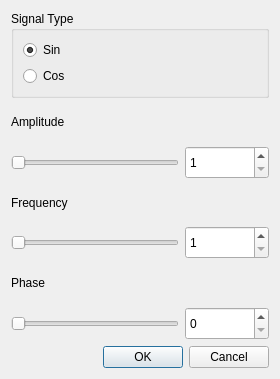
<?xml version="1.0" encoding="UTF-8"?>
<ui version="4.0">
 <class>AddSignalDialog</class>
 <widget class="QDialog" name="AddSignalDialog">
  <property name="geometry">
   <rect>
    <x>0</x>
    <y>0</y>
    <width>280</width>
    <height>379</height>
   </rect>
  </property>
  <property name="windowTitle">
   <string>Dialog</string>
  </property>
  <layout class="QGridLayout" name="gridLayout">
   <item row="0" column="0">
    <widget class="QGroupBox" name="groupBox">
     <property name="title">
      <string>Signal Type</string>
     </property>
     <layout class="QHBoxLayout" name="horizontalLayout_5">
      <item>
       <layout class="QVBoxLayout" name="verticalLayout_4">
        <item>
         <widget class="QRadioButton" name="radioButtonSin">
          <property name="text">
           <string>Sin</string>
          </property>
          <property name="checked">
           <bool>true</bool>
          </property>
         </widget>
        </item>
        <item>
         <widget class="QRadioButton" name="radioButtonCos">
          <property name="text">
           <string>Cos</string>
          </property>
         </widget>
        </item>
       </layout>
      </item>
     </layout>
    </widget>
   </item>
   <item row="1" column="0">
    <layout class="QVBoxLayout" name="verticalLayout">
     <item>
      <widget class="QLabel" name="AmplitudeLabel">
       <property name="text">
        <string>Amplitude</string>
       </property>
      </widget>
     </item>
     <item>
      <layout class="QHBoxLayout" name="horizontalLayout">
       <item>
        <widget class="QSlider" name="horizontalSliderAmplitude">
         <property name="minimum">
          <number>1</number>
         </property>
         <property name="maximum">
          <number>10</number>
         </property>
         <property name="orientation">
          <enum>Qt::Horizontal</enum>
         </property>
        </widget>
       </item>
       <item>
        <widget class="QSpinBox" name="spinBoxAmplitude">
         <property name="minimumSize">
          <size>
           <width>84</width>
           <height>0</height>
          </size>
         </property>
         <property name="maximumSize">
          <size>
           <width>57</width>
           <height>33</height>
          </size>
         </property>
         <property name="minimum">
          <number>1</number>
         </property>
         <property name="maximum">
          <number>10</number>
         </property>
        </widget>
       </item>
      </layout>
     </item>
    </layout>
   </item>
   <item row="2" column="0">
    <layout class="QVBoxLayout" name="verticalLayout_2">
     <item>
      <widget class="QLabel" name="FrequencyLabel">
       <property name="text">
        <string>Frequency</string>
       </property>
      </widget>
     </item>
     <item>
      <layout class="QHBoxLayout" name="horizontalLayout_2">
       <item>
        <widget class="QSlider" name="horizontalSliderFrequency">
         <property name="minimum">
          <number>1</number>
         </property>
         <property name="maximum">
          <number>3000</number>
         </property>
         <property name="orientation">
          <enum>Qt::Horizontal</enum>
         </property>
        </widget>
       </item>
       <item>
        <widget class="QSpinBox" name="spinBoxFrequency">
         <property name="minimumSize">
          <size>
           <width>84</width>
           <height>0</height>
          </size>
         </property>
         <property name="maximumSize">
          <size>
           <width>57</width>
           <height>33</height>
          </size>
         </property>
         <property name="minimum">
          <number>1</number>
         </property>
         <property name="maximum">
          <number>3000</number>
         </property>
        </widget>
       </item>
      </layout>
     </item>
    </layout>
   </item>
   <item row="3" column="0">
    <layout class="QVBoxLayout" name="verticalLayout_3">
     <item>
      <widget class="QLabel" name="PhaseLabel">
       <property name="text">
        <string>Phase</string>
       </property>
      </widget>
     </item>
     <item>
      <layout class="QHBoxLayout" name="horizontalLayout_3">
       <item>
        <widget class="QSlider" name="horizontalSliderPhase">
         <property name="minimum">
          <number>0</number>
         </property>
         <property name="maximum">
          <number>2</number>
         </property>
         <property name="orientation">
          <enum>Qt::Horizontal</enum>
         </property>
        </widget>
       </item>
       <item>
        <widget class="QSpinBox" name="spinBoxPhase">
         <property name="minimumSize">
          <size>
           <width>84</width>
           <height>0</height>
          </size>
         </property>
         <property name="maximumSize">
          <size>
           <width>57</width>
           <height>33</height>
          </size>
         </property>
         <property name="minimum">
          <number>0</number>
         </property>
         <property name="maximum">
          <number>2</number>
         </property>
        </widget>
       </item>
      </layout>
     </item>
    </layout>
   </item>
   <item row="4" column="0">
    <widget class="QDialogButtonBox" name="buttonBox">
     <property name="orientation">
      <enum>Qt::Horizontal</enum>
     </property>
     <property name="standardButtons">
      <set>QDialogButtonBox::Cancel|QDialogButtonBox::Ok</set>
     </property>
    </widget>
   </item>
  </layout>
 </widget>
 <resources/>
 <connections>
  <connection>
   <sender>buttonBox</sender>
   <signal>accepted()</signal>
   <receiver>AddSignalDialog</receiver>
   <slot>accept()</slot>
   <hints>
    <hint type="sourcelabel">
     <x>244</x>
     <y>343</y>
    </hint>
    <hint type="destinationlabel">
     <x>157</x>
     <y>274</y>
    </hint>
   </hints>
  </connection>
  <connection>
   <sender>buttonBox</sender>
   <signal>rejected()</signal>
   <receiver>AddSignalDialog</receiver>
   <slot>reject()</slot>
   <hints>
    <hint type="sourcelabel">
     <x>273</x>
     <y>343</y>
    </hint>
    <hint type="destinationlabel">
     <x>279</x>
     <y>274</y>
    </hint>
   </hints>
  </connection>
  <connection>
   <sender>horizontalSliderAmplitude</sender>
   <signal>valueChanged(int)</signal>
   <receiver>spinBoxAmplitude</receiver>
   <slot>setValue(int)</slot>
   <hints>
    <hint type="sourcelabel">
     <x>82</x>
     <y>152</y>
    </hint>
    <hint type="destinationlabel">
     <x>220</x>
     <y>165</y>
    </hint>
   </hints>
  </connection>
  <connection>
   <sender>spinBoxAmplitude</sender>
   <signal>valueChanged(int)</signal>
   <receiver>horizontalSliderAmplitude</receiver>
   <slot>setValue(int)</slot>
   <hints>
    <hint type="sourcelabel">
     <x>215</x>
     <y>150</y>
    </hint>
    <hint type="destinationlabel">
     <x>102</x>
     <y>153</y>
    </hint>
   </hints>
  </connection>
  <connection>
   <sender>horizontalSliderFrequency</sender>
   <signal>valueChanged(int)</signal>
   <receiver>spinBoxFrequency</receiver>
   <slot>setValue(int)</slot>
   <hints>
    <hint type="sourcelabel">
     <x>84</x>
     <y>231</y>
    </hint>
    <hint type="destinationlabel">
     <x>227</x>
     <y>239</y>
    </hint>
   </hints>
  </connection>
  <connection>
   <sender>spinBoxFrequency</sender>
   <signal>valueChanged(int)</signal>
   <receiver>horizontalSliderFrequency</receiver>
   <slot>setValue(int)</slot>
   <hints>
    <hint type="sourcelabel">
     <x>213</x>
     <y>224</y>
    </hint>
    <hint type="destinationlabel">
     <x>84</x>
     <y>228</y>
    </hint>
   </hints>
  </connection>
  <connection>
   <sender>horizontalSliderPhase</sender>
   <signal>valueChanged(int)</signal>
   <receiver>spinBoxPhase</receiver>
   <slot>setValue(int)</slot>
   <hints>
    <hint type="sourcelabel">
     <x>128</x>
     <y>309</y>
    </hint>
    <hint type="destinationlabel">
     <x>216</x>
     <y>309</y>
    </hint>
   </hints>
  </connection>
  <connection>
   <sender>spinBoxPhase</sender>
   <signal>valueChanged(int)</signal>
   <receiver>horizontalSliderPhase</receiver>
   <slot>setValue(int)</slot>
   <hints>
    <hint type="sourcelabel">
     <x>201</x>
     <y>308</y>
    </hint>
    <hint type="destinationlabel">
     <x>113</x>
     <y>311</y>
    </hint>
   </hints>
  </connection>
 </connections>
</ui>
